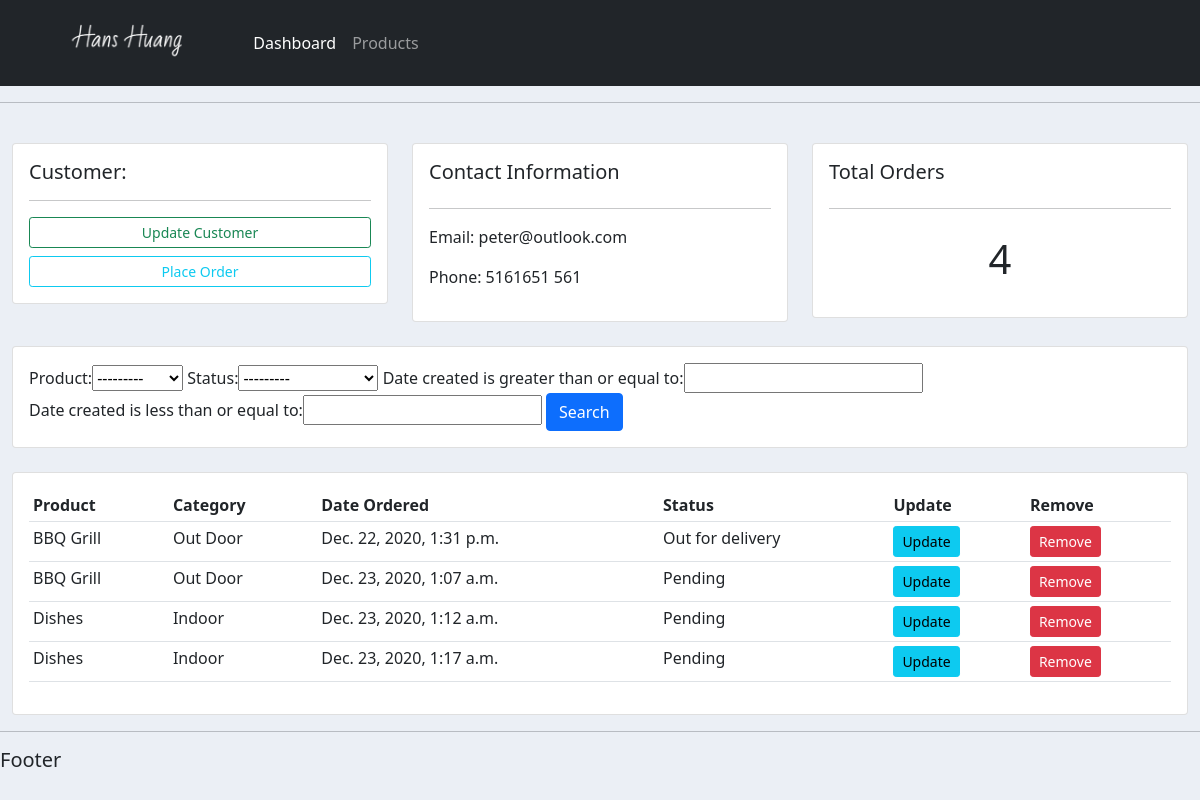
The page /customer/2 on the database its author committed.
### accounts/models.py (models this page shows, shortened)
class Customer(models.Model):
    name = models.CharField(max_length=200, null=True)
    phone = models.CharField(max_length=200, null=True)
    email = models.CharField(max_length=200, null=True)
    date_created = models.DateTimeField(auto_now_add=True, null=True)

class Order(models.Model):
    STATUS = (
        ('Pending', 'Pending'),
        ('Out for delivery', 'Out for delivery'),
        ('Delivered', 'Delivered'),
    )
    customer = models.ForeignKey(Customer, null=True, on_delete=models.SET_NULL)
    product = models.ForeignKey(Product, null=True, on_delete=models.SET_NULL)
    date_created = models.DateTimeField(auto_now_add=True, null=True)
    status = models.CharField(max_length=200, null=True, choices=STATUS)

class Product(models.Model):
    CATEGORY = (
        ('Indoor', 'Indoor'),
        ('Out Door', 'Out Door'),
    )
    name = models.CharField(max_length=200, null=True)
    price = models.FloatField(null=True)
    category = models.CharField(max_length=200, null=True, choices=CATEGORY)
    description = models.CharField(max_length=200, null=True, blank=True)
    date_created = models.DateTimeField(auto_now_add=True, null=True)
    tags = models.ManyToManyField(Tag)
    def __str__(self):
        return self.name

### accounts/views.py (the view)
# urls.py: path('customer/<str:pk>', views.customer, name='customer'),
def customer(request, pk):
    customer = Customer.objects.get(pk=pk)
    orders = customer.order_set.all()
    order_count = orders.count()
    my_filter = OrderFilter(request.GET, queryset=orders)
    orders = my_filter.qs
    context = {
        'customer': customer,
        'orders': orders,
        'order_count': order_count,
        'my_filter': my_filter,
    }
    return render(request, 'accounts/customer.html', context)

### accounts/templates/accounts/customer.html
{% extends 'base.html' %}
{% block content %}
    <br>
    <div class="row">
        <div class="col-md">
            <div class="card">
                <div class="card-body">
                    <h5>Customer:</h5>
                    <hr>
                    <div class="d-grid gap-2">
                        <a class="btn btn-outline-success btn-sm" href="">Update Customer</a>
                        <a class="btn btn-outline-info btn-sm" href="{% url 'create_order' customer.pk %}">Place Order</a>
                    </div>
                </div>
            </div>
        </div>
        <div class="col-md">
            <div class="card card-body">
                <h5>Contact Information</h5>
                <hr>
                <p>Email: {{ customer.email }}</p>
                <p>Phone: {{ customer.phone }}</p>
            </div>
        </div>
        <div class="col-md">
            <div class="card card-body">
                <h5>Total Orders</h5>
                <hr>
                <h1 style="text-align: center;padding: 10px">{{ order_count }}</h1>
            </div>
        </div>
    </div>
    <br>
    <div class="row">
        <div class="col">
            <div class="card card-body">
                <form method="get">
                    {{ my_filter.form }}
                    <button class="btn btn-primary" type="submit">Search</button>
                </form>
            </div>
        </div>
    </div>
    <br>
    <div class="row">
        <div class="col-md">
            <div class="card card-body">
                <table class="table table-sm">
                    <tr>
                        <th>Product</th>
                        <th>Category</th>
                        <th>Date Ordered</th>
                        <th>Status</th>
                        <th>Update</th>
                        <th>Remove</th>
                    </tr>
                    {% for order in orders %}
                        <tr>
                            <td>{{ order.product }}</td>
                            <td>{{ order.product.category }}</td>
                            <td>{{ order.date_created }}</td>
                            <td>{{ order.status }}</td>
                            <td><a href="{% url 'update_order' order.pk %}" class="btn btn-sm btn-info">Update</a> </td>
                            <td><a href="{% url 'delete_order' order.pk %}" class="btn btn-sm btn-danger">Remove</a> </td>
                        </tr>
                    {%  endfor %}
                </table>
            </div>
        </div>
    </div>
{% endblock %}

### static/css/main.css (style rules this page uses)
body { background-color: #ebeff5; }

### rows shown on the page
Customer: email "peter@outlook.com", phone "5161651 561"
Order: product "BBQ Grill", product.category "Out Door", date_created "Dec. 22, 2020, 1:31 p.m.", status "Out for delivery"
Order: product "BBQ Grill", product.category "Out Door", date_created "Dec. 23, 2020, 1:07 a.m.", status "Pending"
Order: product "Dishes", product.category "Indoor", date_created "Dec. 23, 2020, 1:12 a.m.", status "Pending"
Order: product "Dishes", product.category "Indoor", date_created "Dec. 23, 2020, 1:17 a.m.", status "Pending"

### other values the page prints
{{ order_count }} "4"
